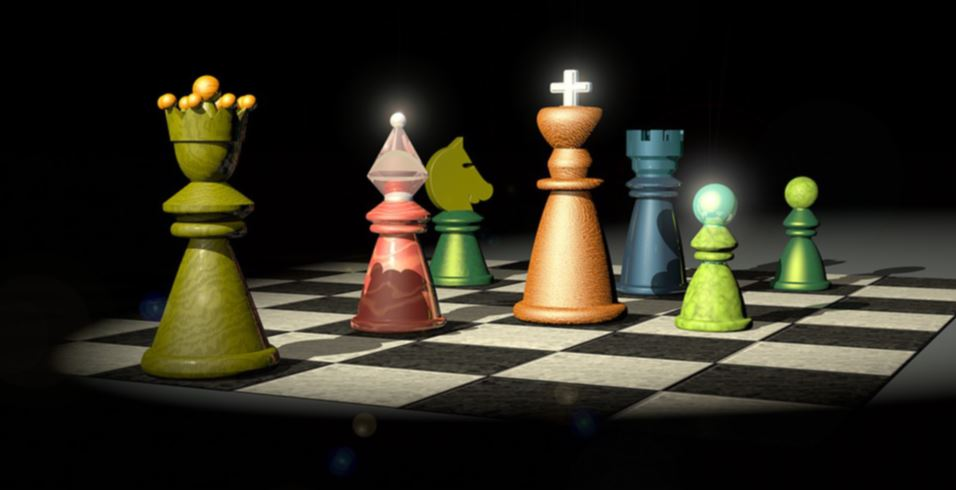
#> input picture images/chess.JPG, 956 x 490 px, found by its file name
$ jupyter execute --allow-errors canny.ipynb   (older library calls are emulated)
#> lines starting #> are read from the running program, lines starting #| are printed output that depends on the picture; after the words box and inside, x2 and y2 are one past the last pixel; in counts of white or black regions, pixels touching at a corner belong together
[cell 1]
import numpy as np
import cv2
import matplotlib.pyplot as plt
plt.rcParams['figure.figsize'] = [13, 8]

[cell 2]
def QuantAngles(ang,mag):
    cang = np.zeros((ang.shape[0],ang.shape[1],3))
    for i in range(3):
        cang[:,:,i] = ang
    for i in range(ang.shape[0]):
        for j in range(ang.shape[1]):
            if(mag[i,j]>0):
                # Horizontal gradient
                if  (-np.pi <= ang[i,j] < -7*np.pi/8) or (-np.pi/8 <= ang[i,j] < np.pi/8) or (7*np.pi/8 <= ang[i,j] <= np.pi):
                    cang[i,j] = np.array([1,0,0])
                # Main diagonal gradient
                elif  (-7*np.pi/8 <= ang[i,j] < -5*np.pi/8) or (np.pi/8 <= ang[i,j] < 3*np.pi/8):
                    cang[i,j] = np.array([0,1,0])
                # Vertical gradient
                elif  (-5*np.pi/8 <= ang[i,j] < -3*np.pi/8) or (3*np.pi/8 <= ang[i,j] < 5*np.pi/8):
                    cang[i,j] = np.array([0,0,1])
                # Secondary diagonal gradient
                elif  (-3*np.pi/8 <= ang[i,j] < -np.pi/8) or (5*np.pi/8 <= ang[i,j] < 7*np.pi/8):
                    cang[i,j] = np.array([1,1,0])
            else:
                cang[i,j] = np.array([0,0,0])
    return cang

def NonMax(mag,quant_ang):
    h,w = mag.shape
    res = np.zeros(mag.shape)
    for i in range(h):
        for j in range(w):
            if mag[i,j] > 0:
                # Horizontal gradient
                if np.array_equal(quant_ang[i,j],np.array([1,0,0])):
                    if mag[i,j] > mag[i,j-1] and mag[i,j] > mag[i,j+1]:
                        res[i,j] = mag[i,j]
                # Main diagonal gradient
                elif np.array_equal(quant_ang[i,j],np.array([0,1,0])):
                    if mag[i,j] > mag[i-1,j-1] and mag[i,j] > mag[i+1,j+1]:
                        res[i,j] = mag[i,j]
                # Vertical gradient
                elif np.array_equal(quant_ang[i,j],np.array([0,0,1])):
                    if mag[i,j] > mag[i-1,j] and mag[i,j] > mag[i+1,j]:
                        res[i,j] = mag[i,j]
                # Secondary diagonal gradient
                elif np.array_equal(quant_ang[i,j],np.array([1,1,0])):
                    if mag[i,j] > mag[i+1,j-1] and mag[i,j] > mag[i-1,j+1]:
                        res[i,j] = mag[i,j]
    return res

def Hysteresis(edges,t1,t2):
    hyst = np.zeros(edges.shape)
    for i in range(edges.shape[0]):
        for j in range(edges.shape[1]):
            if edges[i,j] > t1:
                hyst[i,j] = 1
    for i in range(edges.shape[0]):
        for j in range(edges.shape[1]):
            if edges[i,j] > t2 and 1 in hyst[i-1:i+1,j-1:j+1]:
                hyst[i,j] = 0.5
    hyst[np.nonzero(hyst)] = 1
    return hyst

def Canny(img):
    res = img.copy()
    # 1. Gaussian Blur
    ker_size = 5
    blurred = cv2.GaussianBlur(res,(ker_size,ker_size),sigmaX=0,sigmaY=0)
    # 2. Partial Derivatives
    ker = np.array([-1,0,1])
    derY = cv2.filter2D(blurred,cv2.CV_64F,ker)
    derX = cv2.filter2D(blurred,cv2.CV_64F,np.reshape(ker,(1,3)))
    # 3. Magnitude and Direction of Gradient
    mag = np.sqrt(derX**2+derY**2)
    mag = mag/mag.max()
    ang = np.arctan2(derY,derX)
    # 4. Quantize the gradient directions
    cang = QuantAngles(ang,mag)
    # 5. Non-max suppression
    nonmax = NonMax(mag,cang)
    # 6. Hysteresis
    t1 = 0.3*nonmax.max()
    t2 = 0.05*nonmax.max()
    hyst = Hysteresis(nonmax,t1,t2)

    return res,derX,derY,mag,ang,cang,nonmax,hyst

[cell 3]
img = cv2.imread('images/circle.png',0)
#> (the rest of this cell did not finish here and is left out)

[cell 4]
fig = plt.figure(figsize=(20, 10))
a = fig.add_subplot(2,3,1)
#> (the rest of this cell did not finish here and is left out)

[cell 5]
img = cv2.imread('images/chess.jpg',0)
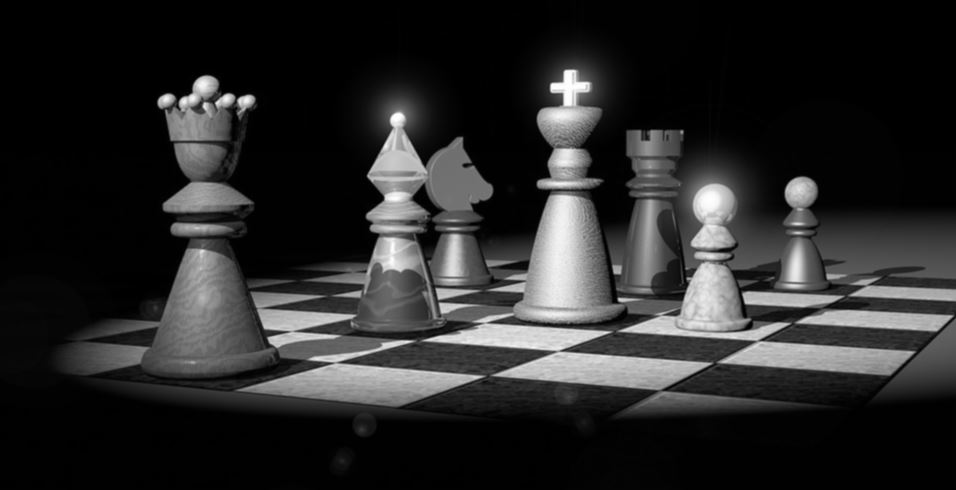
#> img: shape (490, 956); min 0, max 255, mean 40.5
res = Canny(img)
#> in Canny (call 2), `derY = cv2.filter2D(blurred,cv2.CV_64F,ker)`:
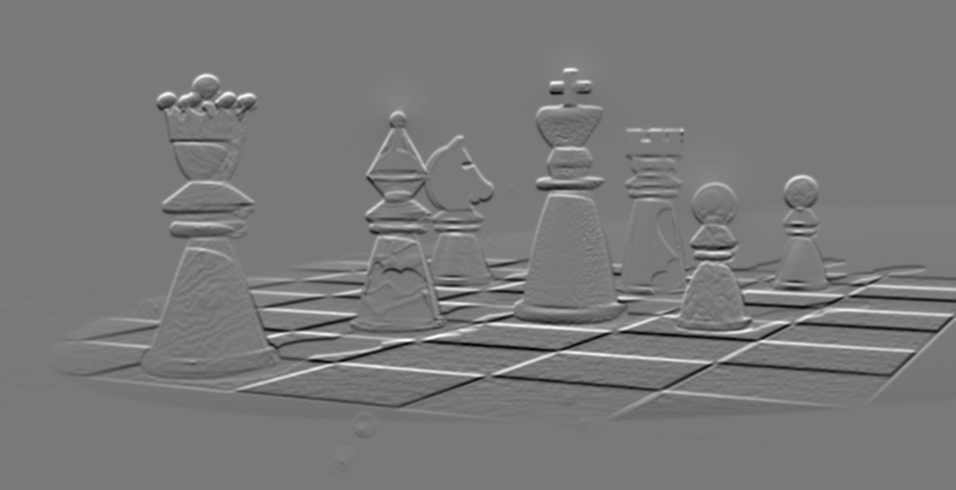
#> derY: shape (490, 956) float64; min -106, max 116, mean 0; drawn with min black and max white
#> in Canny (call 2), `derX = cv2.filter2D(blurred,cv2.CV_64F,np.reshape(ker,(1,3)))`:
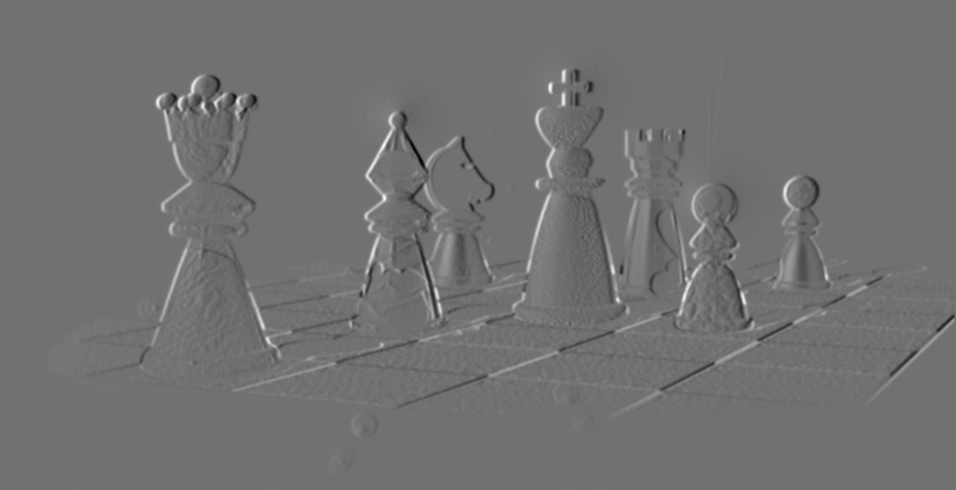
#> derX: shape (490, 956) float64; min -95, max 118, mean 0.1; drawn with min black and max white
#> in Canny (call 2), `mag = np.sqrt(derX**2+derY**2)`:
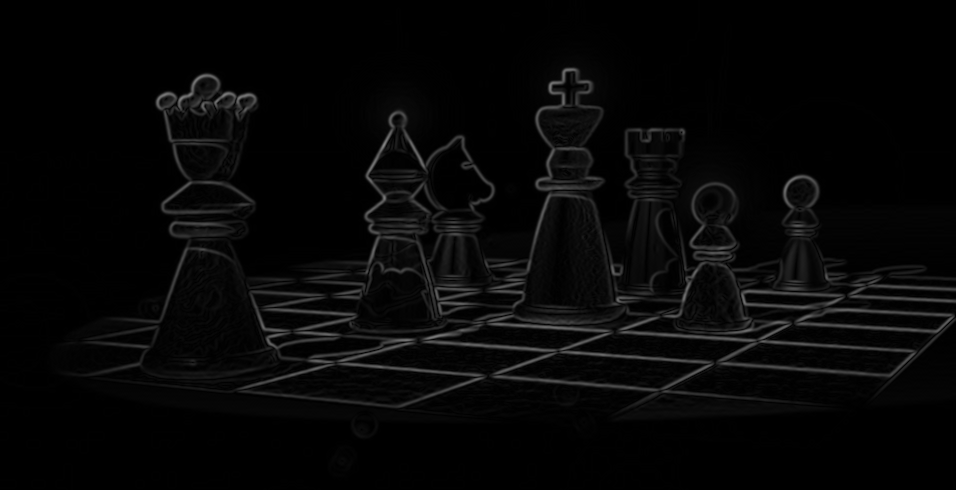
#> mag: shape (490, 956) float64; min 0, max 128.9, mean 6.7
#> in Canny (call 2), `mag = mag/mag.max()`:
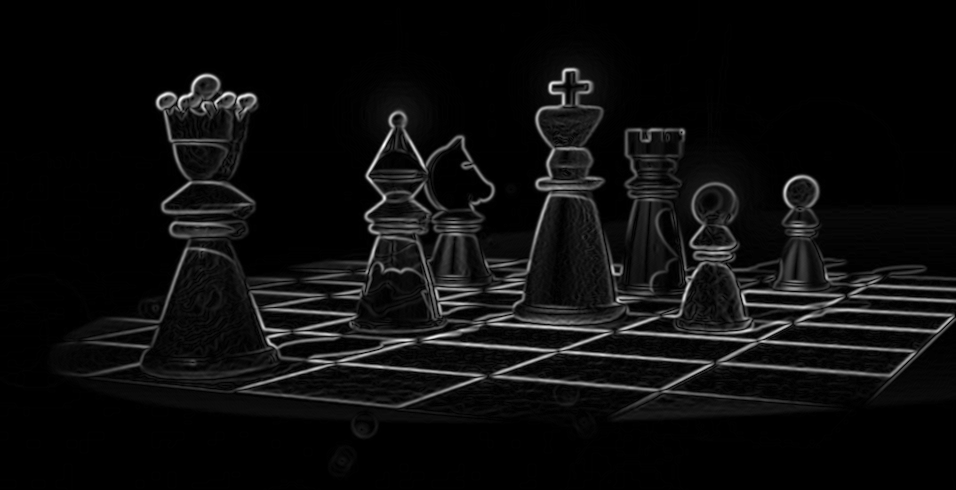
#> mag: shape (490, 956) float64; min 0, max 1, mean 0.0523
#> in Canny (call 2), `ang = np.arctan2(derY,derX)`:
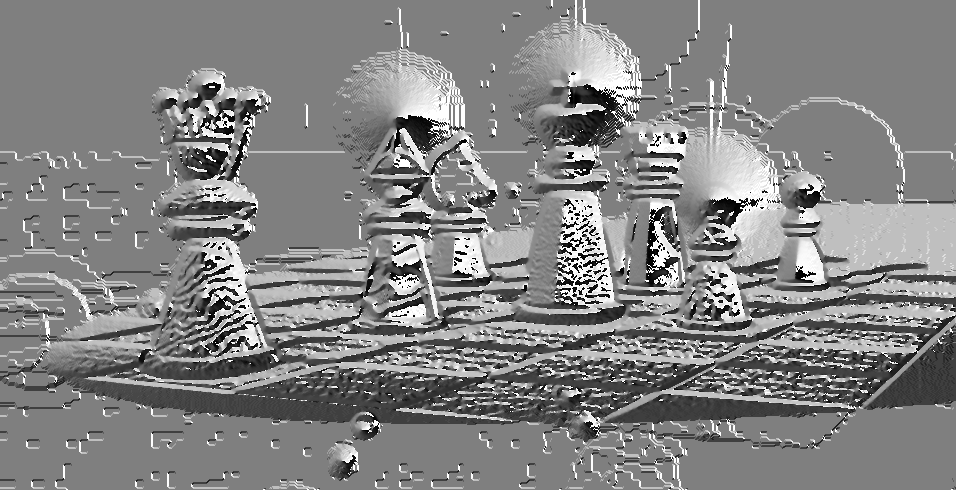
#> ang: shape (490, 956) float64; min -3.13, max 3.14, mean 0.102; drawn with min black and max white
#> after the loop in QuantAngles, `for i in range(ang.shape[0]):`:
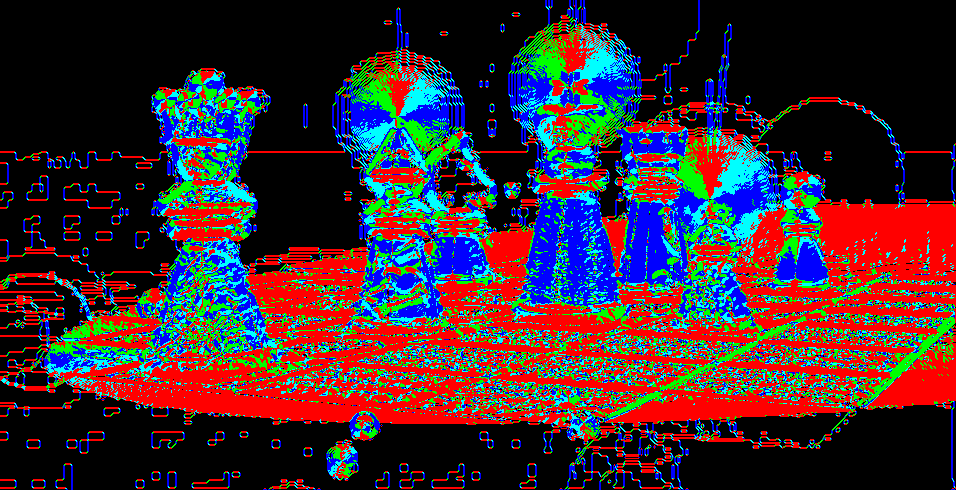
#> cang: shape (490, 956, 3) float64; mean of channels 0, 1, 2 0.195, 0.168, 0.242; drawn as B, G, R
#> after the loop in NonMax, `for i in range(h):`:
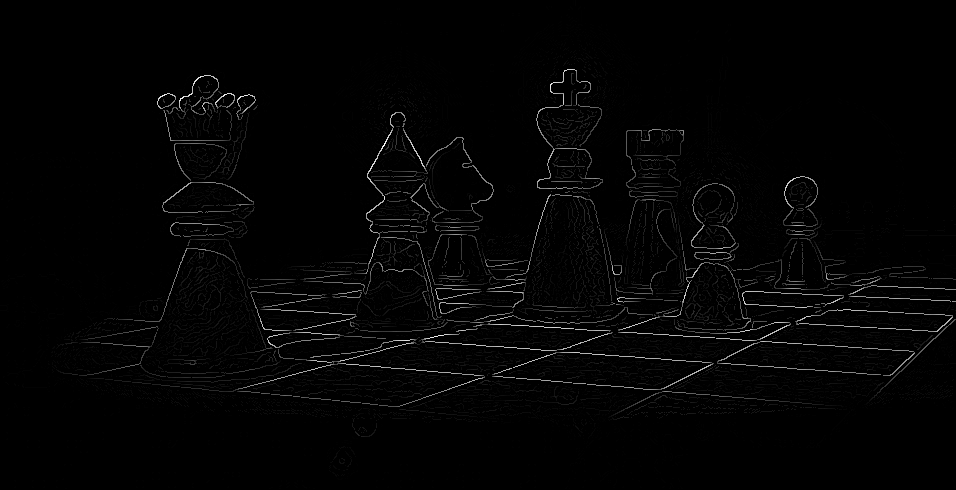
#> res: shape (490, 956) float64; min 0, max 1, mean 0.0155
#> in Canny (call 2), `t1 = 0.3*nonmax.max()`: t1 = 0.3
#> in Canny (call 2), `t2 = 0.05*nonmax.max()`: t2 = 0.05
#> after the loop in Hysteresis, `for i in range(edges.shape[0]):`:
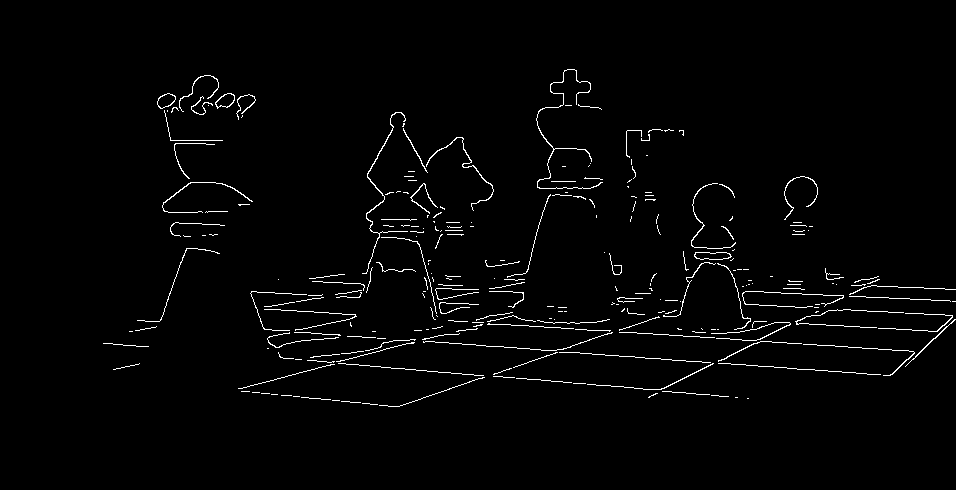
#> hyst: shape (490, 956) float64; values 0 (black) and 1 (white), 1.9% white in thin lines or dots, all inside (x1, y1, x2, y2) = (103, 69, 956, 407)
#> after the loop in Hysteresis, `for i in range(edges.shape[0]):`:
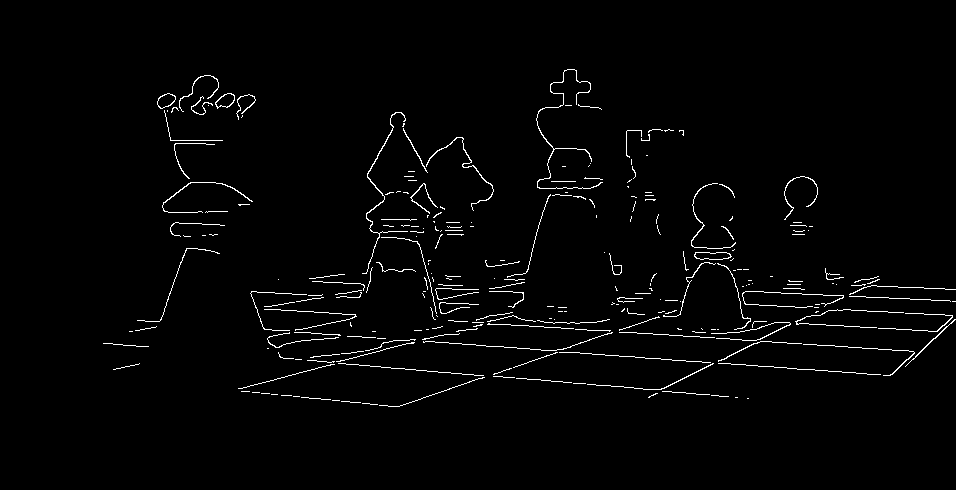
#> hyst: shape (490, 956) float64; values 0 (black) and 0.5 (white), 1.9% white in thin lines or dots, all inside (x1, y1, x2, y2) = (103, 69, 956, 407)
#> res = 8 items

[cell 6]
fig = plt.figure(figsize=(20, 10))
a = fig.add_subplot(2,3,1)
plt.imshow(img,'gray')
a.set_title('Original')
a = fig.add_subplot(2,3,2)
plt.imshow(res[1],'gray')
a.set_title('derX')
a = fig.add_subplot(2,3,3)
plt.imshow(res[2],'gray')
a.set_title('derY')
a = fig.add_subplot(2,3,4)
plt.imshow(res[3],'gray')
a.set_title('magnitude')
a = fig.add_subplot(2,3,5)
plt.imshow(res[4],'gray')
a.set_title('direction')
a = fig.add_subplot(2,3,6)
plt.imshow(res[5])
a.set_title('quantized direction')
plt.show()

[cell 7]
fig = plt.figure(figsize=(20, 18))
a = fig.add_subplot(2,1,1)
plt.imshow(res[6],'gray')
a.set_title('nonmax')
a = fig.add_subplot(2,1,2)
plt.imshow(res[7],'gray')
a.set_title('hyst')
plt.show()
